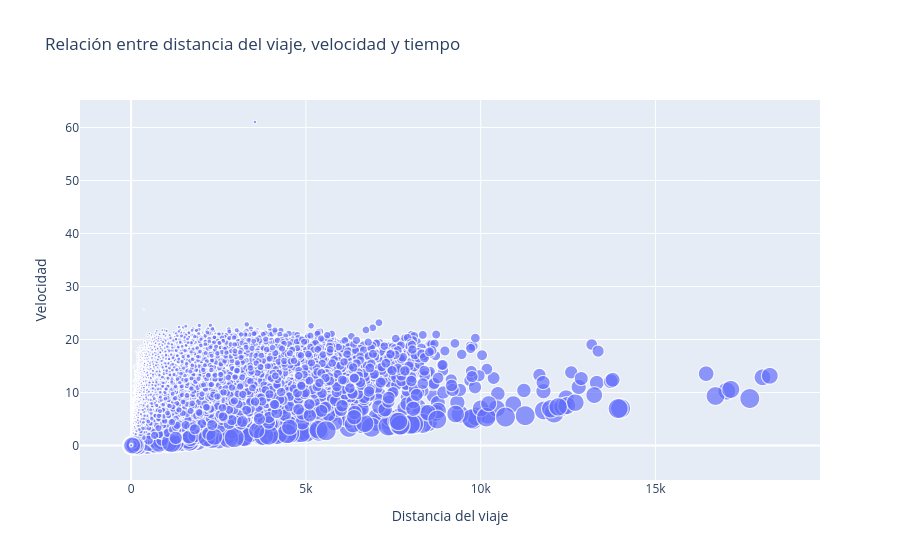

Source (notebook cell):
### Markdown cell above
Observamos que hay varios valores atípicos en esta relación entre velocidad y distancia. Sin embargo, para observar si son outliers, tenemos que valorar el tiempo que tardaron en realizar el viaje. Si los valores de `dis/tt` y `vel` difieren significativamente, lo consideraremos outliers.

### Code cell
fig = px.scatter(
    df,
    x='dis',
    y='vel',
    size='tt',
    title='Relación entre distancia del viaje, velocidad y tiempo',
    labels={'dis': 'Distancia del viaje', 'vel': 'Velocidad', 'tt': 'Tiempo'},
    opacity=0.7
)

fig.show()

### Figure 1 — Plotly figure (JSON) as saved in the notebook; plotly's stock layout.template omitted (floating-point values rounded to 4 significant figures; data arrays with more than 128 entries replaced by an {"elided": "..."} marker saying what was removed)
{"data": [{"hovertemplate": "Distancia del viaje=%{x}<br>Velocidad=%{y}<br>Tiempo=%{marker.size}<extra></extra>", "legendgroup": "", "marker": {"color": "#636efa", "opacity": 0.7, "size": {"elided": "24814 int values"}, "sizemode": "area", "sizeref": 18, "symbol": "circle"}, "mode": "markers", "name": "", "showlegend": false, "type": "scattergl", "x": {"elided": "24814 float values"}, "xaxis": "x", "y": {"elided": "24814 float values"}, "yaxis": "y"}], "layout": {"legend": {"itemsizing": "constant", "tracegroupgap": 0}, "title": {"text": "Relación entre distancia del viaje, velocidad y tiempo"}, "xaxis": {"anchor": "y", "domain": [0, 1], "title": {"text": "Distancia del viaje"}}, "yaxis": {"anchor": "x", "domain": [0, 1], "title": {"text": "Velocidad"}}}}
